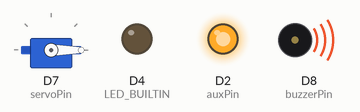
Simulated run of this sketch. Board: ESP8266 (NodeMCU). Shown: servo, output pins drawn as LEDs (lit = HIGH, except the on-board LED, lit = LOW), buzzer (waves = sounding).

Above: at 0.05 s.
At 1.5 s:
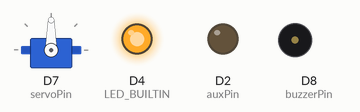
At 3.0 s:
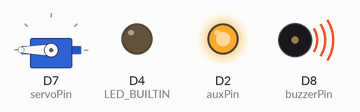
Timing chart, 0 to 6.9 s (numbered marks = the images above):
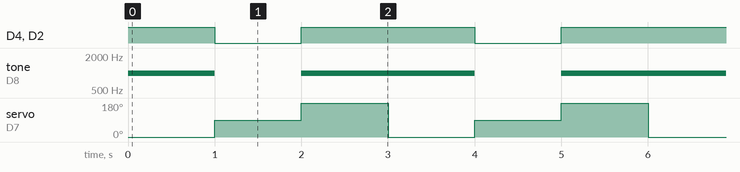

Measured:
- by itself, D4 (LED_BUILTIN), D2 (auxPin): repeats every 3.0 s: LOW 1.0 s, HIGH 2.0 s
- by itself, tone on D8 (buzzerPin): repeats every 3.0 s: silent 1.0 s, 1000 Hz 2.0 s
- by itself, servo on D7 (servoPin): repeats every 3.0 s: 180° 1.0 s, 0° 1.0 s, 90° 1.0 s

The sketch:

various_projects_file.ino
```cpp
#include <Servo.h> // Include the Servo library

const int servoPin = D7; // Declare the Servo pin
const int buzzerPin = D8; // Declare the buzzer
const int auxPin = D2;

Servo Servo1; // Create a servo object
void setup() {
   // We need to attach the servo to the used pin number
   Servo1.attach(servoPin);
   pinMode(buzzerPin, OUTPUT); // Set buzzer as an output
   pinMode(LED_BUILTIN, OUTPUT);
   pinMode(auxPin, OUTPUT);
}
void loop(){
   // Make servo go to 0 degrees
   digitalWrite(LED_BUILTIN, HIGH);   // turn the LED on (HIGH is the voltage level)
   tone(buzzerPin, 1000); // Send 1KHz sound signal...
   digitalWrite(auxPin, HIGH);
   Servo1.write(0);
   delay(1000);
   digitalWrite(LED_BUILTIN, LOW);    // turn the LED off by making the voltage LOW
   noTone(buzzerPin);     // Stop sound...
   digitalWrite(auxPin, LOW);
   // Make servo go to 90 degrees
   Servo1.write(90);
   delay(1000);
   digitalWrite(LED_BUILTIN, HIGH);   // turn the LED on (HIGH is the voltage level)
   tone(buzzerPin, 1000); // Send 1KHz sound signal...
   digitalWrite(auxPin, HIGH);
   // Make servo go to 180 degrees
   Servo1.write(180);
   delay(1000);
   digitalWrite(LED_BUILTIN, LOW);    // turn the LED off by making the voltage LOW
   digitalWrite(auxPin, LOW);
   noTone(buzzerPin);     // Stop sound...
}
```
